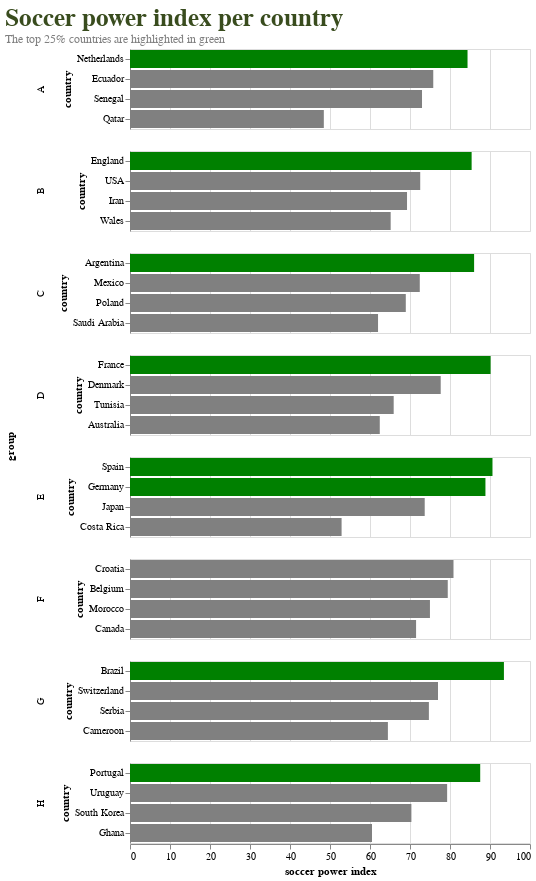

This figure's notebook cell:
### Markdown cell above
The top 25% of soccer teams have a soccer power index above 81.75.

### Code cell
source = df_spi_group

bar = alt.Chart(source).mark_bar().encode(
    #x='team',
    #y='spi',
    #row='group'
    alt.Y('team:N', axis=alt.Axis(title='country'), sort=alt.EncodingSortField(field="spi", op="max", order='descending'), impute=alt.ImputeParams(value=0)), # sorting values
    alt.X('spi', axis=alt.Axis(title='soccer power index')),
    tooltip=alt.Tooltip("spi", format=",.2f"),
    color=alt.condition(
        alt.datum.spi > 81.75, # highlighting the top 25% according to the soccer power index
        alt.value('green'),
        alt.value('gray'),
    )
).facet(
    row=alt.Row('group:N'), # grouping values by group
).resolve_scale(
    y='independent'
).properties(
    title={
      'text': ['Soccer power index per country'], 
      'subtitle': ['The top 25% countries are highlighted in green'],
      'color': '#394c1e',
      'subtitleColor': 'gray',
      'fontSize': 25,
      'anchor': 'start',
    }
).interactive()

#bar.configure_title(color='#394c1e', font='Times New Roman', fontSize=20, anchor='start') # configuring color, font and size of title
bar

### Figure 1 — Vega-Lite specification as saved in the notebook (floating-point values rounded to 4 significant figures)
{"config": {"view": {"continuousWidth": 400, "continuousHeight": 300}}, "data": {"name": "data-e60eb7a9276f2d620717c2aa039b6ee9"}, "facet": {"row": {"type": "nominal", "field": "group"}}, "spec": {"mark": "bar", "encoding": {"color": {"condition": {"value": "green", "test": "(datum.spi > 81.75)"}, "value": "gray"}, "tooltip": {"type": "quantitative", "field": "spi", "format": ",.2f"}, "x": {"type": "quantitative", "axis": {"title": "soccer power index"}, "field": "spi"}, "y": {"type": "nominal", "axis": {"title": "country"}, "field": "team", "impute": {"value": 0}, "sort": {"field": "spi", "op": "max", "order": "descending"}}}, "selection": {"selector007": {"type": "interval", "bind": "scales", "encodings": ["x", "y"]}}}, "resolve": {"scale": {"y": "independent"}}, "title": {"text": ["Soccer power index per country"], "subtitle": ["The top 25% countries are highlighted in green"], "color": "#394c1e", "subtitleColor": "gray", "fontSize": 25, "anchor": "start"}, "$schema": "https://vega.github.io/schema/vega-lite/v4.8.1.json", "datasets": {"data-e60eb7a9276f2d620717c2aa039b6ee9": [{"team": "Brazil", "group": "G", "spi": 93.48}, {"team": "Spain", "group": "E", "spi": 90.62}, {"team": "France", "group": "D", "spi": 90.15}, {"team": "Portugal", "group": "H", "spi": 87.55}, {"team": "Argentina", "group": "C", "spi": 86.03}, {"team": "England", "group": "B", "spi": 85.41}, {"team": "Germany", "group": "E", "spi": 88.86}, {"team": "Netherlands", "group": "A", "spi": 84.38}, {"team": "Croatia", "group": "F", "spi": 80.87}, {"team": "Ecuador", "group": "A", "spi": 75.82}, {"team": "Denmark", "group": "D", "spi": 77.68}, {"team": "Switzerland", "group": "G", "spi": 77.0}, {"team": "Morocco", "group": "F", "spi": 74.99}, {"team": "Uruguay", "group": "H", "spi": 79.28}, {"team": "Belgium", "group": "F", "spi": 79.44}, {"team": "Poland", "group": "C", "spi": 68.95}, {"team": "Iran", "group": "B", "spi": 69.26}, {"team": "USA", "group": "B", "spi": 72.55}, {"team": "Senegal", "group": "A", "spi": 73.0}, {"team": "Japan", "group": "E", "spi": 73.68}, {"team": "Serbia", "group": "G", "spi": 74.72}, {"team": "Mexico", "group": "C", "spi": 72.44}, {"team": "Australia", "group": "D", "spi": 62.45}, {"team": "Saudi Arabia", "group": "C", "spi": 62.01}, {"team": "South Korea", "group": "H", "spi": 70.35}, {"team": "Ghana", "group": "H", "spi": 60.5}, {"team": "Tunisia", "group": "D", "spi": 65.92}, {"team": "Wales", "group": "B", "spi": 65.17}, {"team": "Costa Rica", "group": "E", "spi": 52.9}, {"team": "Cameroon", "group": "G", "spi": 64.48}, {"team": "Canada", "group": "F", "spi": 71.52}, {"team": "Qatar", "group": "A", "spi": 48.46}]}}
